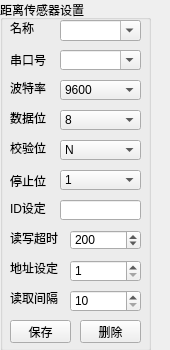
<?xml version="1.0" encoding="UTF-8"?>
<ui version="4.0">
 <class>DstSrConfig</class>
 <widget class="QWidget" name="DstSrConfig">
  <property name="geometry">
   <rect>
    <x>0</x>
    <y>0</y>
    <width>170</width>
    <height>350</height>
   </rect>
  </property>
  <property name="windowTitle">
   <string>Form</string>
  </property>
  <widget class="QGroupBox" name="dstGrpBox">
   <property name="geometry">
    <rect>
     <x>0</x>
     <y>0</y>
     <width>151</width>
     <height>351</height>
    </rect>
   </property>
   <property name="title">
    <string>距离传感器设置</string>
   </property>
   <widget class="QLabel" name="portIdLb">
    <property name="geometry">
     <rect>
      <x>10</x>
      <y>50</y>
      <width>41</width>
      <height>20</height>
     </rect>
    </property>
    <property name="sizePolicy">
     <sizepolicy hsizetype="Preferred" vsizetype="Fixed">
      <horstretch>0</horstretch>
      <verstretch>0</verstretch>
     </sizepolicy>
    </property>
    <property name="text">
     <string>串口号</string>
    </property>
   </widget>
   <widget class="QComboBox" name="portIdCbBox">
    <property name="geometry">
     <rect>
      <x>60</x>
      <y>50</y>
      <width>81</width>
      <height>20</height>
     </rect>
    </property>
    <property name="editable">
     <bool>true</bool>
    </property>
   </widget>
   <widget class="QLabel" name="baudRateLb">
    <property name="geometry">
     <rect>
      <x>10</x>
      <y>80</y>
      <width>41</width>
      <height>16</height>
     </rect>
    </property>
    <property name="sizePolicy">
     <sizepolicy hsizetype="Preferred" vsizetype="Fixed">
      <horstretch>0</horstretch>
      <verstretch>0</verstretch>
     </sizepolicy>
    </property>
    <property name="text">
     <string>波特率</string>
    </property>
   </widget>
   <widget class="QComboBox" name="baudRateCbBox">
    <property name="geometry">
     <rect>
      <x>60</x>
      <y>80</y>
      <width>81</width>
      <height>20</height>
     </rect>
    </property>
    <property name="currentIndex">
     <number>12</number>
    </property>
    <item>
     <property name="text">
      <string>50</string>
     </property>
    </item>
    <item>
     <property name="text">
      <string>75</string>
     </property>
    </item>
    <item>
     <property name="text">
      <string>110</string>
     </property>
    </item>
    <item>
     <property name="text">
      <string>134</string>
     </property>
    </item>
    <item>
     <property name="text">
      <string>150</string>
     </property>
    </item>
    <item>
     <property name="text">
      <string>200</string>
     </property>
    </item>
    <item>
     <property name="text">
      <string>300</string>
     </property>
    </item>
    <item>
     <property name="text">
      <string>600</string>
     </property>
    </item>
    <item>
     <property name="text">
      <string>1200</string>
     </property>
    </item>
    <item>
     <property name="text">
      <string>1800</string>
     </property>
    </item>
    <item>
     <property name="text">
      <string>2400</string>
     </property>
    </item>
    <item>
     <property name="text">
      <string>4800</string>
     </property>
    </item>
    <item>
     <property name="text">
      <string>9600</string>
     </property>
    </item>
    <item>
     <property name="text">
      <string>14400</string>
     </property>
    </item>
    <item>
     <property name="text">
      <string>19200</string>
     </property>
    </item>
    <item>
     <property name="text">
      <string>38400</string>
     </property>
    </item>
    <item>
     <property name="text">
      <string>56000</string>
     </property>
    </item>
    <item>
     <property name="text">
      <string>57600</string>
     </property>
    </item>
    <item>
     <property name="text">
      <string>76800</string>
     </property>
    </item>
    <item>
     <property name="text">
      <string>115200</string>
     </property>
    </item>
    <item>
     <property name="text">
      <string>128000</string>
     </property>
    </item>
    <item>
     <property name="text">
      <string>256000</string>
     </property>
    </item>
   </widget>
   <widget class="QLabel" name="dataBitsLb">
    <property name="geometry">
     <rect>
      <x>10</x>
      <y>110</y>
      <width>41</width>
      <height>16</height>
     </rect>
    </property>
    <property name="sizePolicy">
     <sizepolicy hsizetype="Preferred" vsizetype="Fixed">
      <horstretch>0</horstretch>
      <verstretch>0</verstretch>
     </sizepolicy>
    </property>
    <property name="text">
     <string>数据位</string>
    </property>
   </widget>
   <widget class="QComboBox" name="dataBitsCbBox">
    <property name="geometry">
     <rect>
      <x>60</x>
      <y>110</y>
      <width>81</width>
      <height>20</height>
     </rect>
    </property>
    <property name="currentIndex">
     <number>3</number>
    </property>
    <item>
     <property name="text">
      <string>5</string>
     </property>
    </item>
    <item>
     <property name="text">
      <string>6</string>
     </property>
    </item>
    <item>
     <property name="text">
      <string>7</string>
     </property>
    </item>
    <item>
     <property name="text">
      <string>8</string>
     </property>
    </item>
   </widget>
   <widget class="QLabel" name="parityLb">
    <property name="geometry">
     <rect>
      <x>10</x>
      <y>140</y>
      <width>41</width>
      <height>16</height>
     </rect>
    </property>
    <property name="sizePolicy">
     <sizepolicy hsizetype="Preferred" vsizetype="Fixed">
      <horstretch>0</horstretch>
      <verstretch>0</verstretch>
     </sizepolicy>
    </property>
    <property name="text">
     <string>校验位</string>
    </property>
   </widget>
   <widget class="QComboBox" name="parityCbBox">
    <property name="geometry">
     <rect>
      <x>60</x>
      <y>140</y>
      <width>81</width>
      <height>20</height>
     </rect>
    </property>
    <item>
     <property name="text">
      <string>N</string>
     </property>
    </item>
    <item>
     <property name="text">
      <string>O</string>
     </property>
    </item>
    <item>
     <property name="text">
      <string>E</string>
     </property>
    </item>
   </widget>
   <widget class="QLabel" name="stopBitsLb">
    <property name="geometry">
     <rect>
      <x>10</x>
      <y>170</y>
      <width>41</width>
      <height>21</height>
     </rect>
    </property>
    <property name="text">
     <string>停止位</string>
    </property>
   </widget>
   <widget class="QComboBox" name="stopBitsCbBox">
    <property name="geometry">
     <rect>
      <x>60</x>
      <y>170</y>
      <width>81</width>
      <height>20</height>
     </rect>
    </property>
    <item>
     <property name="text">
      <string>1</string>
     </property>
    </item>
    <item>
     <property name="text">
      <string>1.5</string>
     </property>
    </item>
    <item>
     <property name="text">
      <string>2</string>
     </property>
    </item>
   </widget>
   <widget class="QLabel" name="rwDelayLb">
    <property name="geometry">
     <rect>
      <x>10</x>
      <y>230</y>
      <width>51</width>
      <height>16</height>
     </rect>
    </property>
    <property name="sizePolicy">
     <sizepolicy hsizetype="Preferred" vsizetype="Fixed">
      <horstretch>0</horstretch>
      <verstretch>0</verstretch>
     </sizepolicy>
    </property>
    <property name="text">
     <string>读写超时</string>
    </property>
   </widget>
   <widget class="QSpinBox" name="rwDelaySpBox">
    <property name="geometry">
     <rect>
      <x>70</x>
      <y>230</y>
      <width>71</width>
      <height>20</height>
     </rect>
    </property>
    <property name="minimum">
     <number>100</number>
    </property>
    <property name="maximum">
     <number>5000</number>
    </property>
    <property name="singleStep">
     <number>100</number>
    </property>
    <property name="value">
     <number>200</number>
    </property>
   </widget>
   <widget class="QLabel" name="didLb">
    <property name="geometry">
     <rect>
      <x>10</x>
      <y>200</y>
      <width>41</width>
      <height>16</height>
     </rect>
    </property>
    <property name="text">
     <string>ID设定</string>
    </property>
   </widget>
   <widget class="QLabel" name="rwAdsLb">
    <property name="geometry">
     <rect>
      <x>10</x>
      <y>260</y>
      <width>51</width>
      <height>16</height>
     </rect>
    </property>
    <property name="text">
     <string>地址设定</string>
    </property>
   </widget>
   <widget class="QSpinBox" name="rwAdsSpBox">
    <property name="geometry">
     <rect>
      <x>70</x>
      <y>260</y>
      <width>71</width>
      <height>22</height>
     </rect>
    </property>
    <property name="minimum">
     <number>1</number>
    </property>
    <property name="maximum">
     <number>128</number>
    </property>
   </widget>
   <widget class="QLabel" name="timeLb">
    <property name="geometry">
     <rect>
      <x>10</x>
      <y>290</y>
      <width>51</width>
      <height>16</height>
     </rect>
    </property>
    <property name="text">
     <string>读取间隔</string>
    </property>
   </widget>
   <widget class="QSpinBox" name="rwItvalSpBox">
    <property name="geometry">
     <rect>
      <x>70</x>
      <y>290</y>
      <width>71</width>
      <height>22</height>
     </rect>
    </property>
    <property name="minimum">
     <number>10</number>
    </property>
    <property name="maximum">
     <number>1000</number>
    </property>
    <property name="singleStep">
     <number>1</number>
    </property>
   </widget>
   <widget class="QLineEdit" name="dstIdLineEdit">
    <property name="geometry">
     <rect>
      <x>60</x>
      <y>200</y>
      <width>81</width>
      <height>20</height>
     </rect>
    </property>
   </widget>
   <widget class="QLabel" name="label">
    <property name="geometry">
     <rect>
      <x>10</x>
      <y>20</y>
      <width>31</width>
      <height>16</height>
     </rect>
    </property>
    <property name="text">
     <string>名称</string>
    </property>
   </widget>
   <widget class="QComboBox" name="nameCbBox">
    <property name="geometry">
     <rect>
      <x>60</x>
      <y>20</y>
      <width>81</width>
      <height>21</height>
     </rect>
    </property>
    <property name="editable">
     <bool>true</bool>
    </property>
   </widget>
   <widget class="QPushButton" name="applyBtn">
    <property name="geometry">
     <rect>
      <x>10</x>
      <y>320</y>
      <width>61</width>
      <height>23</height>
     </rect>
    </property>
    <property name="text">
     <string>保存</string>
    </property>
   </widget>
   <widget class="QPushButton" name="delBtn">
    <property name="geometry">
     <rect>
      <x>80</x>
      <y>320</y>
      <width>61</width>
      <height>23</height>
     </rect>
    </property>
    <property name="text">
     <string>删除</string>
    </property>
   </widget>
  </widget>
 </widget>
 <resources/>
 <connections/>
</ui>
